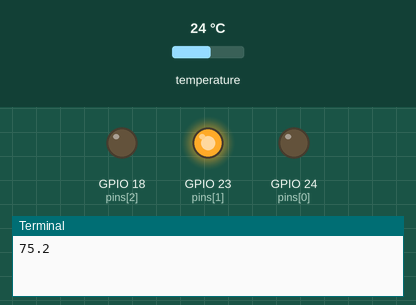
Recording of a program running on a simulated Raspberry Pi (BCM pin numbers). Shown: output pins drawn as LEDs (lit = HIGH), the last lines printed to the terminal. The inputs (shaded band) are chosen by the test bench; at power-on: temperature 24 °C.

Above: at 1.2 s.
1.3 s: temperature set to 22.6 °C
3.8 s: temperature set to 21.4 °C
At 4.7 s:
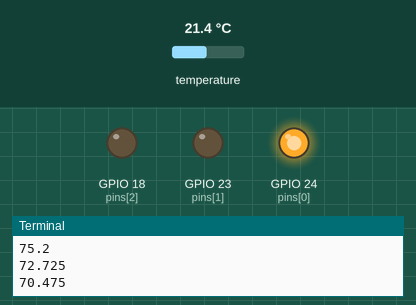
6.3 s: temperature set to 33 °C
At 8.6 s:
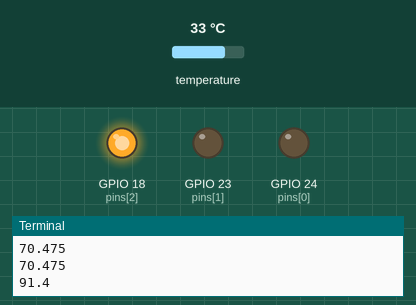
9.2 s: temperature set to 30 °C
11.7 s: temperature set to 28.8 °C
At 14.2 s:
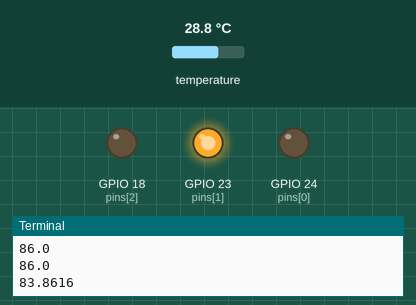
14.5 s: temperature set to 12 °C
At 15.2 s:
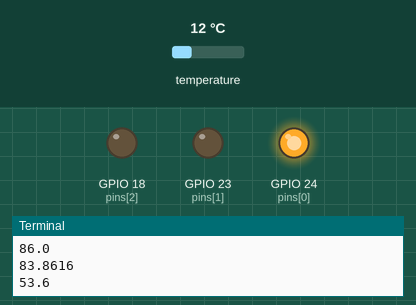
Timing chart, 0 to 17.5 s (numbered marks = the images above; inputs shaded):
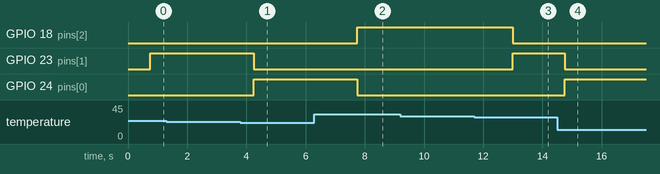

Measured:
- the behaviour switches between 22.3 and 22.2 °C on temperature (found by bisection; images 0 and 1)
- the behaviour switches between 29.5 and 29.4 °C on temperature (found by bisection; images 2 and 3)
- after the input at 3.8 s, GPIO 23 (pins[1]): HIGH → LOW after 0.45 s; GPIO 24 (pins[0]): LOW → HIGH after 0.45 s
- after the input at 6.3 s, GPIO 18 (pins[2]): LOW → HIGH after 1.5 s; GPIO 24 (pins[0]): HIGH → LOW after 1.5 s
- after the input at 11.7 s, GPIO 18 (pins[2]): HIGH → LOW after 1.3 s; GPIO 23 (pins[1]): LOW → HIGH after 1.3 s
- after the input at 14.5 s, GPIO 23 (pins[1]): HIGH → LOW after 0.26 s; GPIO 24 (pins[0]): LOW → HIGH after 0.26 s

The program:

temperature.py
```python
#!/usr/bin/env python

"""Get temperature sensor to work"""

# adapted from https://learn.adafruit.com/adafruits-raspberry-pi-lesson-11-ds18b20-temperature-sensing/software

import glob
from time import sleep
import RPi.GPIO as GPIO

####

base_dir = '/sys/bus/w1/devices/'
device_folder = glob.glob(base_dir + '28*')[0]
device_file = device_folder + '/w1_slave'

####

pins = [24, 23, 18]
GPIO.setmode(GPIO.BCM)
GPIO.setup(pins, GPIO.OUT)

def light_only(x):
    for p in pins:
        GPIO.output(p, GPIO.LOW) # reset the many
    GPIO.output(x, GPIO.HIGH)

def represent(temperature):
    if temperature >= 85:
        light_only(18)
    elif 72 < temperature < 85:
        light_only(23)
    else:
        light_only(24)

try:
    while True:
        lines = open(device_file, 'r').readlines()
        string = lines[1][-6:].replace('=', '')
        t = int(string)
        temp_c = t / 1000.0
        temp_f = temp_c * 9.0 / 5.0 + 32.0
        represent(temp_f)
        print temp_f
        sleep(1)
except KeyboardInterrupt:
    pass

GPIO.cleanup()
```
